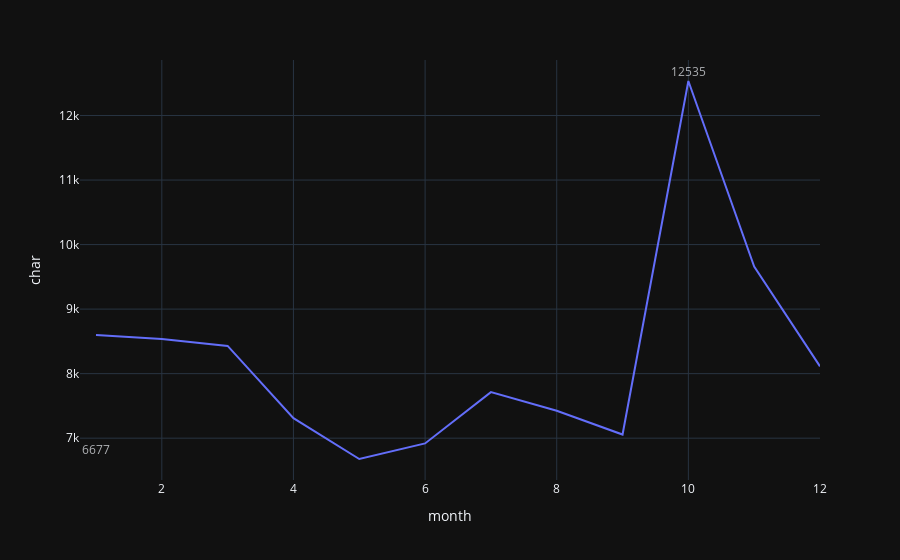

This figure's notebook cell:
### Code cell
fig = px.line(mau, x='month', y='char', template='plotly_dark')
fig.add_annotation(showarrow=False,
                   align = 'right',
                   x=mau.month[mau.max(axis = 1).idxmax()],
                   y=mau.max().char,
                   text=str(mau.max().char),
                   yshift=10,
                   opacity=0.7)
fig.add_annotation(showarrow=False,
                   align = 'right',
                   x=mau.month[mau.min(axis = 1).idxmin()],
                   y=mau.min().char,
                   text=str(mau.min().char),
                   yshift=10,
                   opacity=0.7)
fig.show()
fig.write_image("img/mau.png")

### Figure 1 — Plotly figure (JSON) as saved in the notebook; plotly's stock layout.template omitted (floating-point values rounded to 4 significant figures)
{"data": [{"hovertemplate": "month=%{x}<br>char=%{y}<extra></extra>", "legendgroup": "", "line": {"color": "#636efa", "dash": "solid"}, "mode": "lines", "name": "", "orientation": "v", "showlegend": false, "type": "scatter", "x": [1, 2, 3, 4, 5, 6, 7, 8, 9, 10, 11, 12], "xaxis": "x", "y": [8600, 8535, 8429, 7310, 6677, 6918, 7714, 7425, 7056, 12535, 9660, 8113], "yaxis": "y"}], "layout": {"annotations": [{"align": "right", "opacity": 0.7, "showarrow": false, "text": "12535", "x": 10, "y": 12535, "yshift": 10}, {"align": "right", "opacity": 0.7, "showarrow": false, "text": "6677", "x": 1, "y": 6677, "yshift": 10}], "autosize": true, "legend": {"tracegroupgap": 0}, "margin": {"t": 60}, "xaxis": {"anchor": "y", "autorange": true, "domain": [0, 1], "range": [0.8104, 12], "title": {"text": "month"}, "type": "linear"}, "yaxis": {"anchor": "x", "autorange": true, "domain": [0, 1], "range": [6347.0, 12950.0], "title": {"text": "char"}, "type": "linear"}}}
